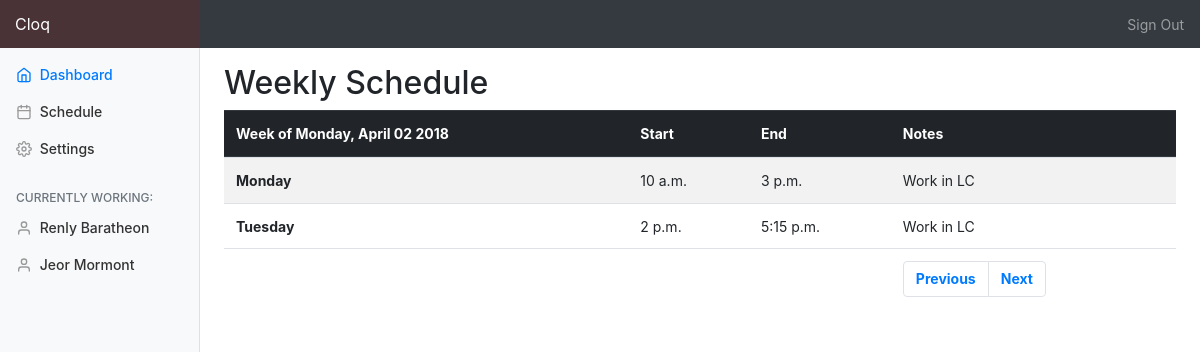
Page /cloq/schedule/2018/4/2/ on the committed database.
### Cloq/models.py (models this page shows, shortened)
class user(models.Model):
    uid = models.AutoField(primary_key = True, help_text="User identifier.")
    usertype = models.IntegerField(help_text = "User type (1 = user, 2 = admin).")
    firstname = models.CharField(max_length=100, help_text = "First name.")
    lastname = models.CharField(max_length=100, help_text = "Last name.")
    username = models.CharField(max_length=30, help_text = "Username.")
    password = models.CharField(max_length=255, help_text = "Hashed user password.")
    email = models.EmailField(help_text = "User email.")
    notification = models.BooleanField(help_text = "Receive email notifications?")
    pronoun = models.CharField(max_length=30,blank=True,default="they/them/theirs", help_text = "User pronouns.")
    phone_regex = RegexValidator(regex=r'^(\+\d{1,2}\s)?\(?\d{3}\)?[\s.-]\d{3}[\s.-]\d{4}$', message="Phone number must be entered in the format: '+1 (888) 888-8888'.")
    phone = models.CharField(validators=[phone_regex], max_length=20, help_text = "User phone number.", default="+1 (888) 888-8888")
    overtime = models.BooleanField(help_text = "Work overtime?")

### Cloq/views.py (the view)
# urls.py: path('schedule/<int:year>/<int:month>/<int:day>/', views.schedule, name="schedule"),
def schedule(request, year, month, day):
    from_date = get_date(year, month, day)  # this has to update somehow??
    date_format = "%A, %B %d %Y"
    from_date_str = from_date.strftime(date_format)
    to_date = get_date(year, month, day) + timedelta(days=7)
    previous_week = get_date(year, month, day) - timedelta(days=7)
    return render(
        request,
        'catalog/schedule.html',
        context={**{'week_sched': get_week_schedule(from_date),
                    'week_start_day': from_date_str,
                    'week_end_day': to_date,
                    'previous_week': previous_week},
                 **template()}
    )

### Cloq/views.py (called while the page is built)
def get_current_user():
    return user.objects.all()[3]

def get_date(year_num:int, month_num:int, day_num:int):
    return date(year=year_num, month=month_num, day=day_num)

def template():
    current_user = get_current_user()
    return {'current_user': current_user, 'working': get_current_working(),
            'current_day': date(year=2018, month=4, day=2),  # right now just gets from the week that we have set up in data
            'USER': USER, 'ADMIN': ADMIN,
            'OVERTIME': OVERTIME, 'NO_OVERTIME': NO_OVERTIME,
            'ALL_VIEW': ALL_VIEW, 'ADMIN_VIEW': ADMIN_VIEW,
            'PUNCH_IN': PUNCH_IN, 'PUNCH_OUT': PUNCH_OUT, 'SHIFT': SHIFT, 'UNAVAILABLE': UNAVAILABLE, 'REQUEST': REQUEST}

def get_current_working():
    working = list()
    uids = set()
    for time_obj in time.objects.all():
        uids.add(time_obj.uid)
    for uid_obj in uids:
        if is_working(uid_obj):
            working.append(uid_obj)
    return list(map(lambda x: user.objects.filter(uid=x)[0], working))

def is_working(uid_obj):
    for time_obj in time.objects.filter(uid=uid_obj).order_by('start').reverse():
        if time_obj.timetype == PUNCH_OUT:
            return False
        elif time_obj.timetype == PUNCH_IN:
            return True
    return False

def get_week_schedule(start_date):
    sched_objs = list()
    end_of_week = get_date(2018, 4, 2) + timedelta(days=7)
    for time_obj in time.objects.filter(timetype=SHIFT) \
    .filter(start__gt=get_date(2018, 4, 2)) \
    .filter(start__lt=end_of_week) \
    .order_by('uid'):
        sched_objs.append( (user.objects.filter(uid=time_obj.uid)[0].firstname, \
                            user.objects.filter(uid=time_obj.uid)[0].lastname, \
                            time_obj.start, time_obj.end, time_obj.start.strftime("%A"), \
                            time_obj.end.strftime("%A")) )
    return sched_objs

### templates/catalog/schedule.html
{% extends "template.html" %}
{% block content %}
<h2>
    Weekly Schedule
    <br>
</h2>
<table class="table table-striped">
    <thead class="thead-dark">
        <tr>
            <th scope="col">
                Week of {{ week_start_day }}
            </th>
            <th scope="col">
                Start
            </th>
            <th scope="col">
                End
            </th>
            <th scope="col">
                Notes
            </th>
        </tr>
    </thead>
    <tbody>
        {% for user_first, user_last, start_time, end_time, start_day, end_day in week_sched %}
        <tr>
            {% if user_first == current_user.firstname %}
                <th>
                    {{ start_day }}
                </th>
                <td>
                    {{ start_time.time }}
                </td>
                <td>
                    {{ end_time.time }}
                </td>
                <td>
                    Work in LC {% if start_time.day != end_time.day %}NOTE: The shift ends on {{end_time.day}} {% endif %}
                </td>
            {% endif %}
        </tr>
        {% endfor %}
    </tbody>
    <tfoot>
        <tr>
            <th>
            </th>
            <th>
            </th>
            <th>
            </th>
            <th>
                <nav aria-label="Week navigation">
                    <ul class="pagination">
                        <li class="page-item"><a class="page-link" href="{% url 'schedule' previous_week.year previous_week.month previous_week.day %}">Previous</a></li>
                        <li class="page-item"><a class="page-link" href="{% url 'schedule' week_end_day.year week_end_day.month week_end_day.day %}">Next</a></li>
                    </ul>
                </nav>
            </th>
        </tr>
    </tfoot>
</table>
{% endblock %}

### templates/template.html (shortened to what this page needs)
<!doctype html>
<html lang="en">
<head>
    {% load static %}
    <link rel="stylesheet" href="{% static 'css/bootstrap.min.css' %}">
    <link href="{% static 'css/dashboard.css' %}" rel="stylesheet">
</head>
<body>
    <nav class="navbar navbar-dark sticky-top bg-dark flex-md-nowrap p-0">
        <a class="navbar-brand col-sm-3 col-md-2 mr-0" href="#">Cloq</a>
        <ul class="navbar-nav px-3">
            <li class="nav-item text-nowrap">
                <a class="nav-link" href="catalog/logout.html">Sign Out</a>
            </li>
        </ul>
    </nav>
    <div class="container-fluid">
        <div class="row">
            {% block sidebar %}
                <nav class="col-md-2 d-none d-md-block bg-light sidebar">
                    <div class="sidebar-sticky">
                        <ul class="nav flex-column">
                            {% if current_user.usertype == ADMIN %}
                            <li class="nav-item">
                                <a class="nav-link" href="{% url 'admin_dash' %}">
                                    <span data-feather="bar-chart-2"></span>
                                    Admin Dashboard
                                </a>
                            </li>
                            {% else %}
                            <li class="nav-item">
                                <a class="nav-link active" href="{% url 'dash' %}">
                                    <span data-feather="home"></span>
                                    Dashboard <span class="sr-only">(current)</span>
                                </a>
                            </li>
                            {% endif %}
                            {% if current_user.usertype == ADMIN %}
                            <li class="nav-item">
                                <a class="nav-link" href="{% url 'admin_schedule' %}">
                                    <span data-feather="calendar"></span>
                                    Schedule
                                </a>
                            </li>
                            {% else %}
                            <li class="nav-item">
                                <a class="nav-link" href="{% url 'schedule' current_day.year current_day.month current_day.day %}">
                                    <span data-feather="calendar"></span>
                                    Schedule
                                </a>
                            </li>
                            {% endif %}
                            {% if current_user.usertype == ADMIN %}
                            <li class="nav-item">
                                <a class="nav-link" href="admin_settings.html">
                                    <span data-feather="settings"></span>
                                    Admin Settings
                                </a>
                            </li>
                            {% else %}
                            <li class="nav-item">
                                <a class="nav-link" href="{% url 'settings' %}">
                                    <span data-feather="settings"></span>
                                    Settings
                                </a>
                            </li>
                            {% endif %}
                        </ul>
                        <h6 class="sidebar-heading d-flex justify-content-between align-items-center px-3 mt-4 mb-1 text-muted">
                            <span>Currently Working:</span>
                        </h6>
                        <ul class="nav flex-column mb-2">
                            {% if working %}
                            {% for worker in working %}
                            <li class="nav-item">
                                <a class="nav-link" href="#">
                                    <span data-feather="user"></span>
                                    {{ worker.firstname }} {{ worker.lastname }}
                                </a>
                            </li>
                            {% endfor %}
                            {% endif %}
                        </ul>
                    </div>
                </nav>
            {% endblock %}
            <main role="main" class="col-md-9 ml-sm-auto col-lg-10 pt-3 px-4">
                {% block content %}{% endblock %}
            </main>
        </div>
    </div>
</body>
</html>

### Cloq/static/css/dashboard.css (style rules this page uses)
body { font-size: .875rem; }
.feather { width: 16px; height: 16px; vertical-align: text-bottom; }
.sidebar { position: fixed; top: 0; bottom: 0; left: 0; z-index: 100; padding: 0; box-shadow: inset -1px 0 0 rgba(0, 0, 0, .1); }
.sidebar-sticky { position: -webkit-sticky; position: sticky; top: 48px; height: calc(100vh - 48px); padding-top: .5rem; overflow-x: hidden; overflow-y: auto; }
.sidebar .nav-link { font-weight: 500; color: #333; }
.sidebar .nav-link .feather { margin-right: 4px; color: #999; }
.sidebar .nav-link.active { color: #007bff; }
.sidebar .nav-link:hover .feather, .sidebar .nav-link.active .feather { color: inherit; }
.sidebar-heading { font-size: .75rem; text-transform: uppercase; }
.navbar-brand { padding-top: .75rem; padding-bottom: .75rem; font-size: 1rem; background-color: rgba(136, 28, 28, .25); box-shadow: inset -1px 0 0 rgba(136, 28, 28, .25); }

### rows in the picture
user: firstname "Renly", lastname "Baratheon"
user: firstname "Jeor", lastname "Mormont"

### other values in the picture
{{ week_start_day }} "Monday, April 02 2018"
{{ start_day }} "Monday" "Tuesday"
{{ start_time.time }} "10 a.m." "2 p.m."
{{ end_time.time }} "3 p.m." "5:15 p.m."
